Frame 1 (no input): blank canvas, image omitted
Frame 60 (no input): blank canvas, image omitted
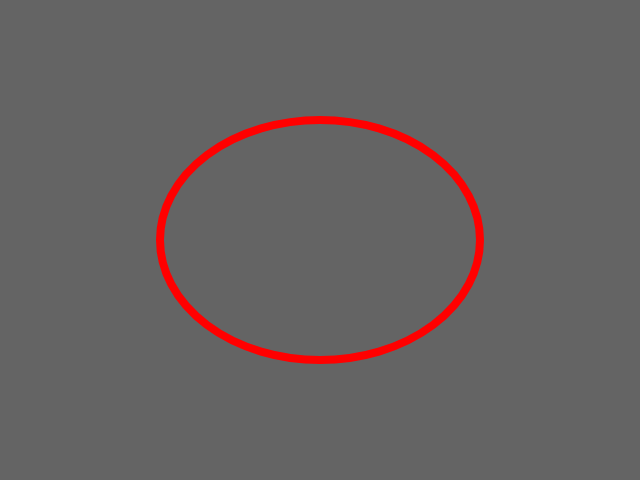
Frame 120 (the mouse pressed at the canvas centre since frame 60)

The p5.js sketch whose frames 1 and 60 were blank and that drew this single picture after the mouse press (run headless with seeded random() and noise() and a simulated clock; from frame 60 on, the mouse is pressed at the canvas centre):

// p5.js sketch
// ── sketch.js

function setup() {
  createCanvas(640, 480);
}

function draw() {
  background(100);
  stroke(255,0,0);
  strokeWeight(8);
  noFill();
  ellipse(320, 240,mouseX,mouseY);
}
